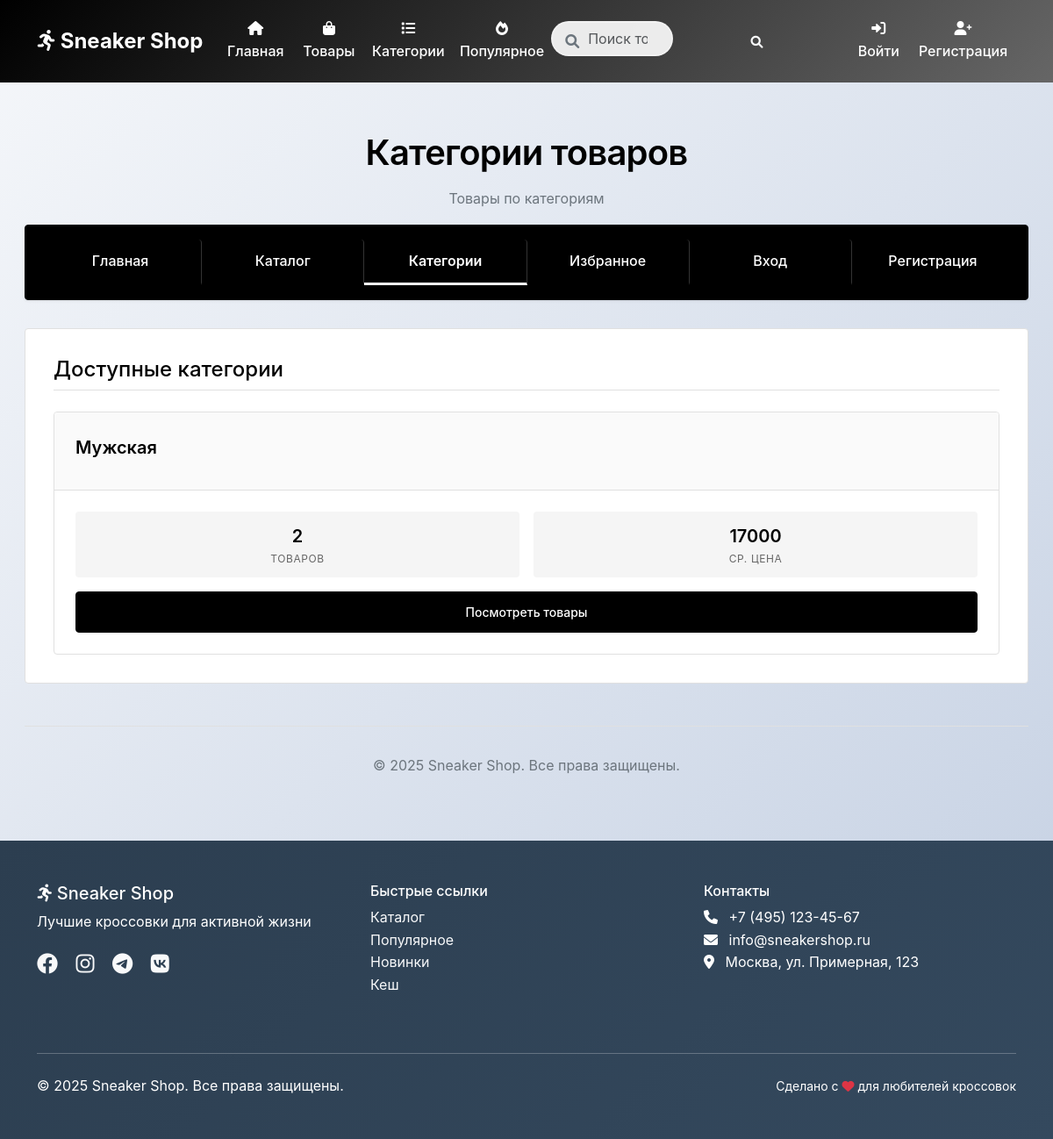
The page /categories/ on the database as committed earlier.
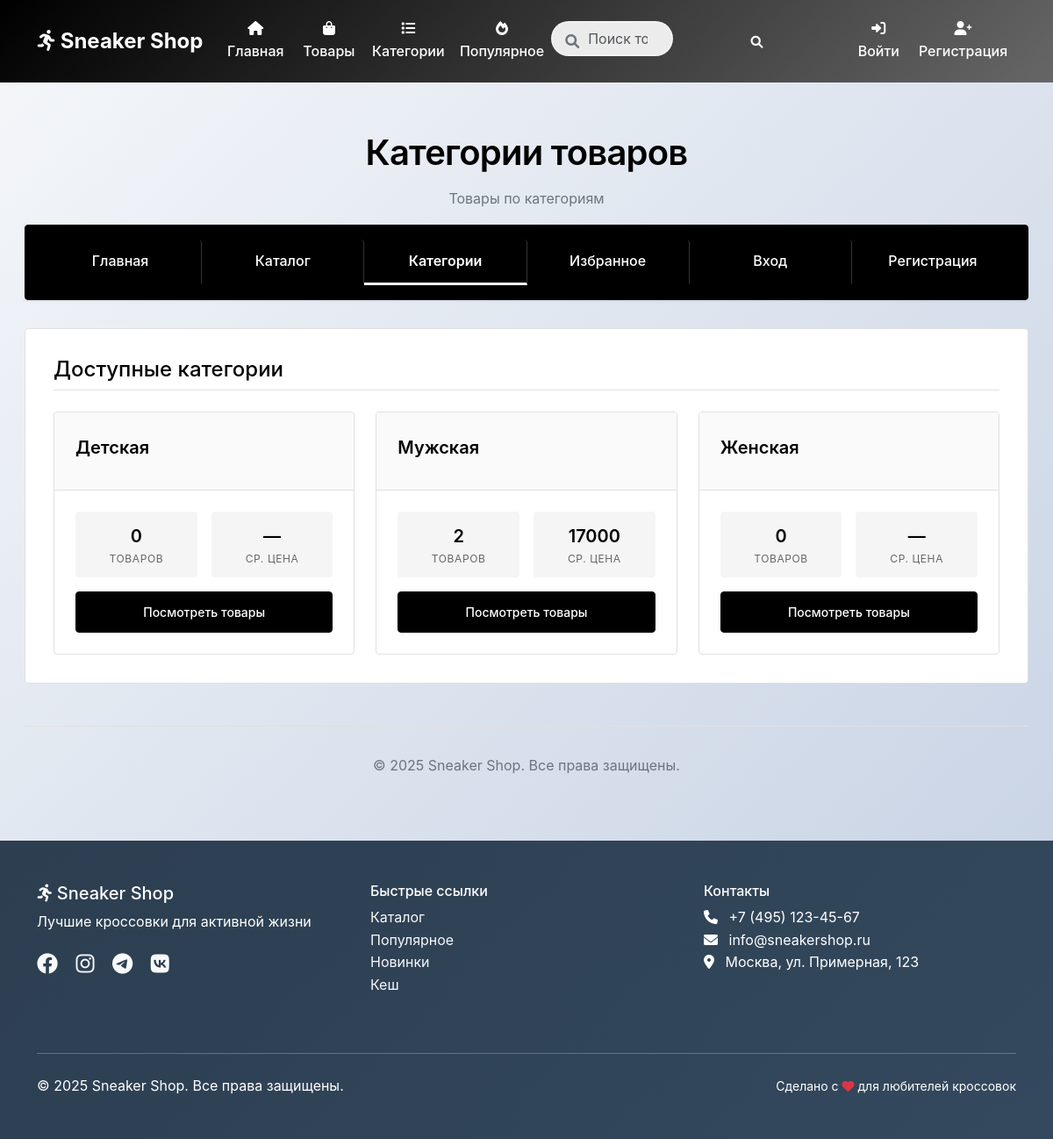
The same page on the database as committed later.
### sneaker_app/models.py (models this page shows, shortened)
class Category(models.Model):
    CATEGORY_CHOICES = [
        ('men', 'Мужская'),
        ('women', 'Женская'),
        ('kids', 'Детская'),
    ]
    name = models.CharField(
        max_length=50,
        choices=CATEGORY_CHOICES,
        unique=True,
        verbose_name="Название категории"
    )
    description = models.TextField(
        blank=True,
        null=True,
        verbose_name="Описание категории"
    )
    objects = CategoryManager()  # ✅ Собственный менеджер
    class Meta:
        verbose_name = "Категория"
        verbose_name_plural = "Категории"
        ordering = ['name']

### sneaker_app/views.py (the view)
# urls.py: path('categories/', category_list, name='category_list'),
def category_list(request):
    categories = Category.objects.annotate(
        product_count=Count('product_cards__sneakers', filter=Q(product_cards__sneakers__is_active=True)),
        avg_price=Avg('product_cards__sneakers__price', filter=Q(product_cards__sneakers__is_active=True))
    ).order_by('name')
    return render(request, 'sneaker_app/category_list.html', {
        'categories': categories
    })

### templates/sneaker_app/category_list.html (shortened to what this page needs)
{% extends 'base.html' %}
{% load i18n %}
{% load static %}
{% load sneaker_tags %}
{% block content %}
<div class="main-container">
    <header class="text-center">
        <h1 class="page-title">{% trans "Категории товаров" %}</h1>
        <p class="text-secondary">{% trans "Товары по категориям" %}</p>
    </header>
    <nav class="top-nav">
        <div class="nav-links">
            <a href="{% url 'home' %}" class="nav-link">{% trans "Главная" %}</a>
            <a href="{% url 'product_list' %}" class="nav-link">{% trans "Каталог" %}</a>
            <a href="{% url 'category_list' %}" class="nav-link active">{% trans "Категории" %}</a>
            <a href="{% url 'wishlist' %}" class="nav-link">{% trans "Избранное" %}</a>
            {% if user.is_authenticated %}
                <a href="{% url 'profile' %}" class="nav-link">{% trans "Профиль" %}</a>
                <a href="{% url 'logout' %}" class="nav-link">{% trans "Выход" %}</a>
            {% else %}
                <a href="{% url 'login' %}" class="nav-link">{% trans "Вход" %}</a>
                <a href="{% url 'register' %}" class="nav-link">{% trans "Регистрация" %}</a>
            {% endif %}
        </div>
    </nav>
    <section class="section-container">
        <h2 class="section-title">{% trans "Доступные категории" %}</h2>
        {% if categories %}
            <div class="categories-grid">
                {% for category in categories %}
                    <div class="category-card">
                        <div class="category-header">
                            <div class="category-name">{{ category.get_name_display }}</div>
                        </div>
                        <div class="category-content">
                            <div class="category-stats">
                                <div class="stat-item">
                                    <span class="stat-number">{{ category.product_count|default:"0" }}</span>
                                    <div class="stat-label">{% trans "Товаров" %}</div>
                                </div>
                                <div class="stat-item">
                                    <span class="stat-number">{{ category.avg_price|floatformat:0|default:"—" }}</span>
                                    <div class="stat-label">{% trans "Ср. цена" %}</div>
                                </div>
                            </div>
                            <a href="{% url 'product_list' %}?category={{ category.pk }}" class="btn btn-primary">
                                {% trans "Посмотреть товары" %}
                            </a>
                        </div>
                    </div>
                {% endfor %}
            </div>
        {% else %}
            <div style="text-align: center; padding: 3rem; color: var(--text-secondary);">
                <span style="font-size: 4rem; display: block; margin-bottom: 1rem;">📂</span>
                <h3 style="margin-bottom: 1rem;">{% trans "Категории не найдены" %}</h3>
                <p>{% trans "В данный момент категории недоступны" %}</p>
            </div>
        {% endif %}
    </section>
    <footer style="margin-top: 3rem; padding-top: 2rem; border-top: 1px solid var(--border-color); text-align: center;">
        <p class="text-secondary">
            &copy; 2025 Sneaker Shop. {% trans "Все права защищены" %}.
        </p>
    </footer>
</div>
{% endblock %}

Rows that differ between the two databases and show on the page:
added Category: name "Детская", product_count "0", avg_price "—"
added Category: name "Женская", product_count "0", avg_price "—"
